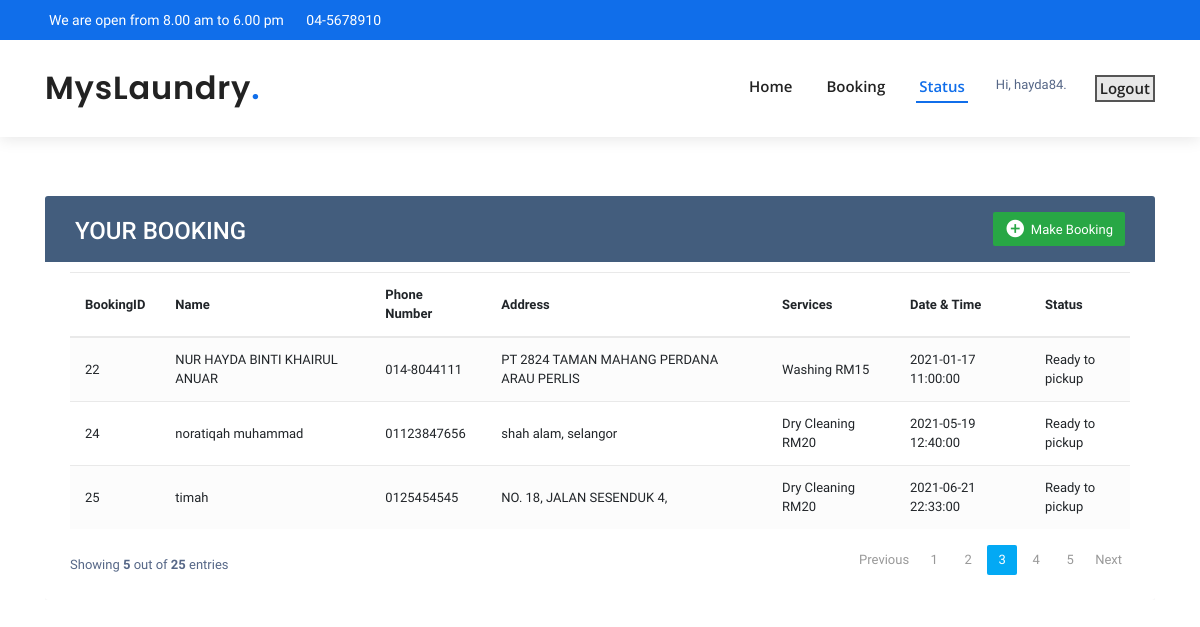
The app's page /viewcustbooking.php (signed in) with its own data.
### tables this page shows
CREATE TABLE `booking` (
  `bookingID` int(11) NOT NULL,
  `custID` int(11) DEFAULT NULL,
  `staffID` int(11) NOT NULL,
  `runnerID` int(11) NOT NULL,
  `cfullname` varchar(50) NOT NULL,
  `cphone` varchar(15) NOT NULL,
  `address` varchar(100) NOT NULL,
  `services` varchar(20) NOT NULL,
  `timedates` datetime NOT NULL,
  `status` varchar(20) NOT NULL
);

### viewcustbooking.php (the view, shortened to what this page needs)
<?php
include "conn.php";
$sql = "SELECT * FROM booking";
$result = $con->query($sql);
?>
<!DOCTYPE html>
<html lang="en">
<head>
<link href="assets/css/style.css" rel="stylesheet">
<link rel="stylesheet" href="https://stackpath.bootstrapcdn.com/bootstrap/4.5.0/css/bootstrap.min.css">
<link rel="stylesheet" href="https://maxcdn.bootstrapcdn.com/font-awesome/4.7.0/css/font-awesome.min.css">
</head>
<body>
  <br><br><br><br><br><br><br><br>
  <div id="topbar" class="d-none d-lg-flex align-items-center fixed-top">
    <div class="container d-flex">
      <div class="contact-info mr-auto">
        <i class="icofont-clock-time"></i> <a href="">We are open from 8.00 am to 6.00 pm</a>
        <i class="icofont-phone"></i> 04-5678910
      </div>
      <div class="social-links">
      </div>
    </div>
  </div>
  <header id="header" class="fixed-top">
    <div class="container d-flex align-items-center">
      <h1 class="logo mr-auto"><a href="index.html">MysLaundry<span>.</span></a></h1>
      <nav class="nav-menu d-none d-lg-block">
        <ul>
          <li><a href="index2.php">Home</a></li>
          <li ><a id="login" href="insertbooking.php">Booking</a></li>
          <li class="active"><a href="viewcustbooking.php">Status</a></li>
          <li>Hi, <?php echo $_SESSION['username']; ?>.</li>
          <li><a id="logout" href="logout.php" class="button">Logout</a></li>
        </ul>
      </nav>
    </div>
  </header>
<div class="container-xl">
  <div class="table-responsive">
    <div class="table-wrapper">
      <div class="table-title">
        <div class="row">
          <div class="col-sm-6">
            <h2>YOUR BOOKING</b></h2>
          </div>
          <div class="col-sm-6">
            <a href="insertbooking.php" class="btn btn-success" ><i class="material-icons">&#xE147;</i>
              <span>Make Booking</span></a>
          </div>
        </div>
      </div>
      <table class="table table-striped table-hover">
        <thead>
          <tr>
              <th>BookingID</th>
              <th>Name</th>
              <th>Phone Number</th>
              <th>Address</th>
              <th>Services</th>
              <th>Date & Time</th>
              <th>Status</th>
          </tr>
        </thead>
        <tbody>
         <?php
      if ($result->num_rows > 0) {
        while ($row = $result->fetch_assoc()) {
    ?>
          <tr>
          <td><?php echo $row['bookingID']; ?></td>
          <td><?php echo $row['cfullname']; ?></td>
          <td><?php echo $row['cphone']; ?></td>
          <td><?php echo $row['address']; ?></td>
          <td><?php echo $row['services']; ?></td>
          <td><?php echo $row['timedates']; ?></td>
          <td><?php echo $row['status']; ?></td>
          </tr>
    <?php   }
      }
    ?>
  </tbody>
      </table>
      <div class="clearfix">
        <div class="hint-text">Showing <b>5</b> out of <b>25</b> entries</div>
        <ul class="pagination">
          <li class="page-item disabled"><a href="#">Previous</a></li>
          <li class="page-item"><a href="#" class="page-link">1</a></li>
          <li class="page-item"><a href="#" class="page-link">2</a></li>
          <li class="page-item active"><a href="#" class="page-link">3</a></li>
          <li class="page-item"><a href="#" class="page-link">4</a></li>
          <li class="page-item"><a href="#" class="page-link">5</a></li>
          <li class="page-item"><a href="#" class="page-link">Next</a></li>
        </ul>
      </div>
    </div>
  </div>
</div>
</body>
</html>

### assets/css/style.css (style rules this page uses)
body { font-family: "Open Sans", sans-serif; color: #444444; }
a { color: #106eea; }
h1, h2, h3, h4, h5, h6 { font-family: "Roboto", sans-serif; }
#topbar { background: #106eea; height: 40px; font-size: 14px; transition: all 0.5s; color: #fff; }
#topbar .contact-info a { line-height: 1; color: #fff; transition: 0.3s; }
#topbar .contact-info i { padding-right: 4px; margin-left: 15px; }
#topbar .contact-info i:first-child { margin-left: 0; }
#header { background: #fff; transition: all 0.5s; z-index: 997; padding: 25px 0; top: 40px; box-shadow: 0px 2px 15px rgba(0, 0, 0, 0.1); }
#header .logo { font-size: 32px; margin: 0; padding: 0; line-height: 1; font-weight: 600; letter-spacing: 0.8px; font-family: "Poppins", sans-serif; }
#header .logo a { color: #222222; }
#header .logo a span { color: #106eea; }
.nav-menu ul { margin: 0; padding: 0; list-style: none; }
.nav-menu > ul { display: flex; }
.nav-menu > ul > li { position: relative; white-space: nowrap; padding: 10px 0 10px 28px; }
.nav-menu a { display: block; position: relative; color: #222222; transition: 0.3s; font-size: 15px; font-weight: 600; padding: 0 3px; font-family: "Open Sans", sans-serif; }
.nav-menu > ul > li > a:before { content: ""; position: absolute; width: 100%; height: 2px; bottom: -5px; left: 0; background-color: #106eea; visibility: hidden; width: 0px; transition: all 0.3s ease-in-out 0s; }
.nav-menu a:hover:before, .nav-menu li:hover > a:before, .nav-menu .active > a:before { visibility: visible; width: 100%; }
.nav-menu a:hover, .nav-menu .active > a, .nav-menu li:hover > a { color: #106eea; }

### viewcustbooking.php (style rules this page uses)
body { color: #566787; background: #f5f5f5; font-family: 'Varela Round', sans-serif; font-size: 13px; }
.table-responsive { margin: 30px 0; }
.table-wrapper { background: #fff; padding: 20px 25px; border-radius: 3px; min-width: 1000px; box-shadow: 0 1px 1px rgba(0,0,0,.05); }
.table-title { padding-bottom: 15px; background: #435d7d; color: #fff; padding: 16px 30px; min-width: 100%; margin: -20px -25px 10px; border-radius: 3px 3px 0 0; }
.table-title h2 { margin: 5px 0 0; font-size: 24px; }
.table-title .btn { color: #fff; float: right; font-size: 13px; border: none; min-width: 50px; border-radius: 2px; border: none; outline: none !important; margin-left: 10px; }
.table-title .btn i { float: left; font-size: 21px; margin-right: 5px; }
.table-title .btn span { float: left; margin-top: 2px; }
table.table tr th, table.table tr td { border-color: #e9e9e9; padding: 12px 15px; vertical-align: middle; }
table.table tr th:first-child { width: 60px; }
table.table tr th:last-child { width: 100px; }
table.table-striped tbody tr:nth-of-type(odd) { background-color: #fcfcfc; }
.pagination { float: right; margin: 0 0 5px; }
.pagination li a { border: none; font-size: 13px; min-width: 30px; min-height: 30px; color: #999; margin: 0 2px; line-height: 30px; border-radius: 2px !important; text-align: center; padding: 0 6px; }
.pagination li.active a, .pagination li.active a.page-link { background: #03A9F4; }
.hint-text { float: left; margin-top: 10px; font-size: 13px; }
body { background:url("bggs.jpg"); background-size:cover; padding:10px; }
.button { background-color: #e7e7e7; color: black; border: 2px solid #555555; }

### records on screen
booking: bookingID "22", cfullname "NUR HAYDA BINTI KHAIRUL ANUAR", cphone "014-8044111", address "PT 2824 TAMAN MAHANG PERDANA ARAU PERLIS", services "Washing RM15", timedates "2021-01-17 11:00:00", status "Ready to pickup"
booking: bookingID "24", cfullname "noratiqah muhammad", cphone "01123847656", address "shah alam, selangor", services "Dry Cleaning RM20", timedates "2021-05-19 12:40:00", status "Ready to pickup"
booking: bookingID "25", cfullname "timah", cphone "0125454545", address "NO. 18, JALAN SESENDUK 4,", services "Dry Cleaning RM20", timedates "2021-06-21 22:33:00", status "Ready to pickup"

### other values on screen
$_SESSION['username'] "hayda84"
